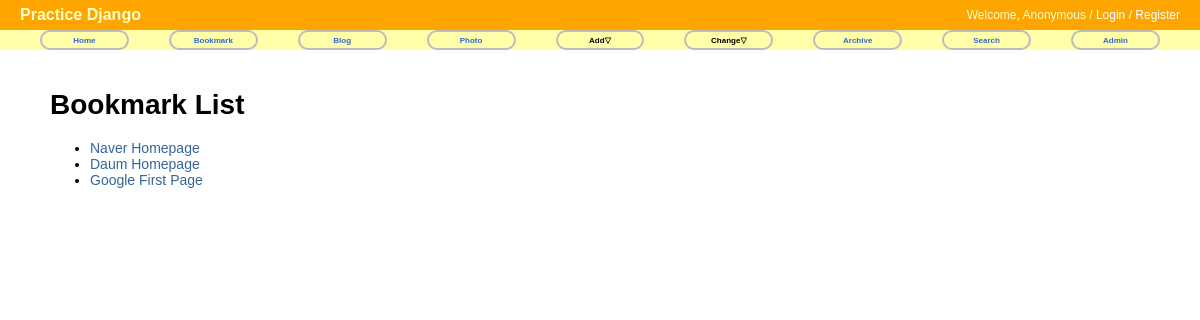
Page /bookmark/ on the earlier database version.
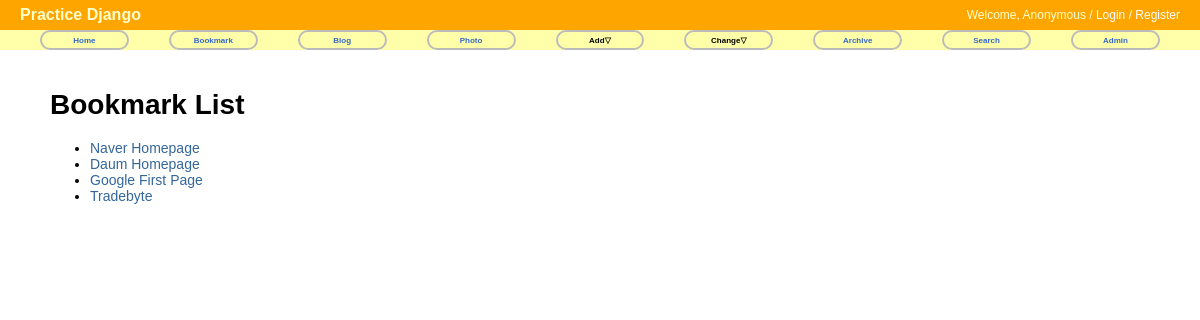
Same page on the later database version.
### bookmark/models.py (models this page shows)
@python_2_unicode_compatible
class Bookmark(models.Model):
    title = models.CharField(max_length=100, blank=True, null=True)
    url = models.URLField('url', unique=True)
    owner = models.ForeignKey(User, null=True)
    def __str__(self):
        return self.title   # {{ bookmark }}

### bookmark/views.py (the view)
class BookmarkLV(ListView):
    model = Bookmark

### bookmark/templates/bookmark/bookmark_list.html (shortened to what this page needs)
{% extends "base.html" %}
{% block content %}
<div id="content">
  <h1>Bookmark List</h1>
  <ul>
    {% for bookmark in object_list %}
    <li><a href="{% url 'bookmark:detail' bookmark.id %}">{{ bookmark }}</a></li>
    {% endfor %}
  </ul>
</div>
{% endblock %}

Differences in the rows shown:
added Bookmark: title "Tradebyte"
